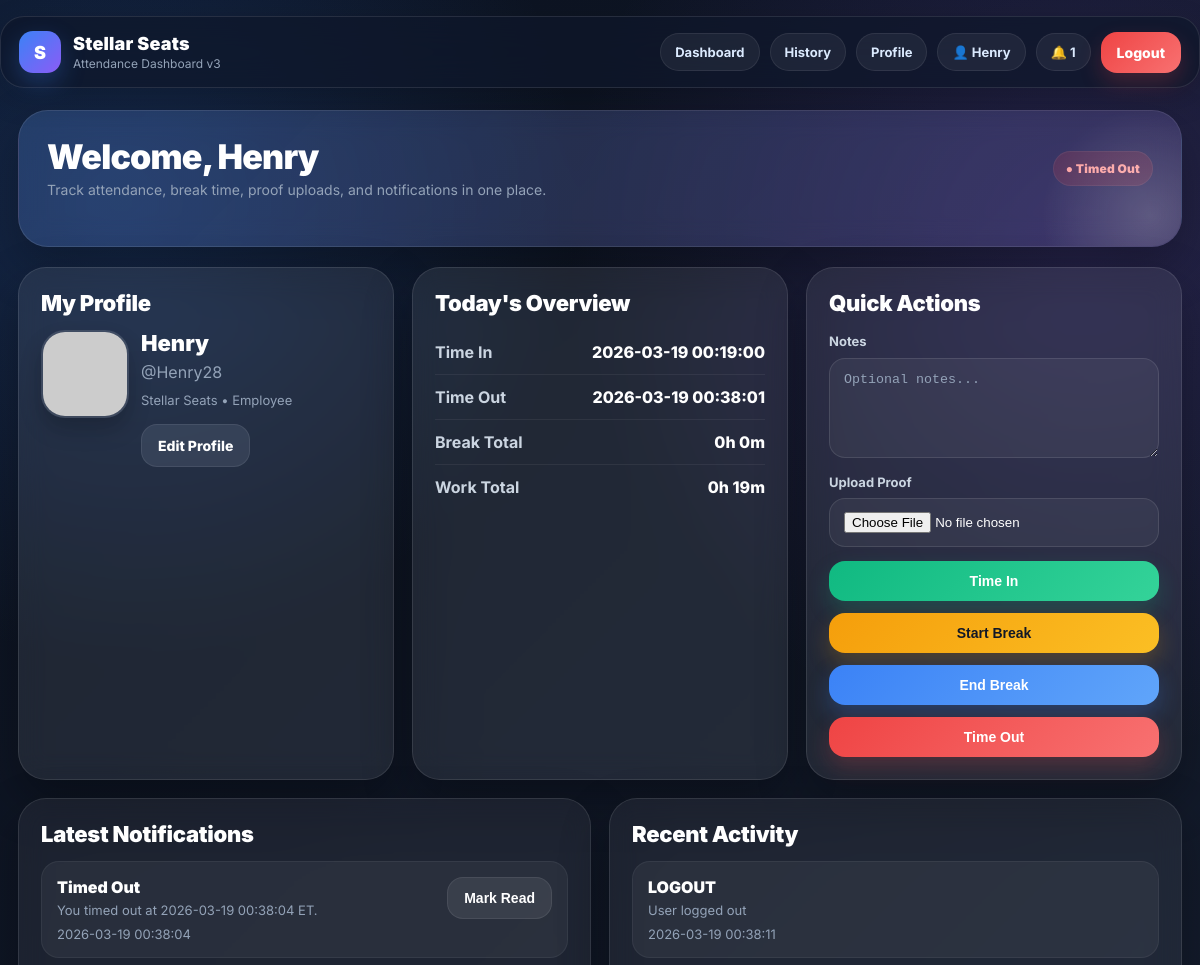
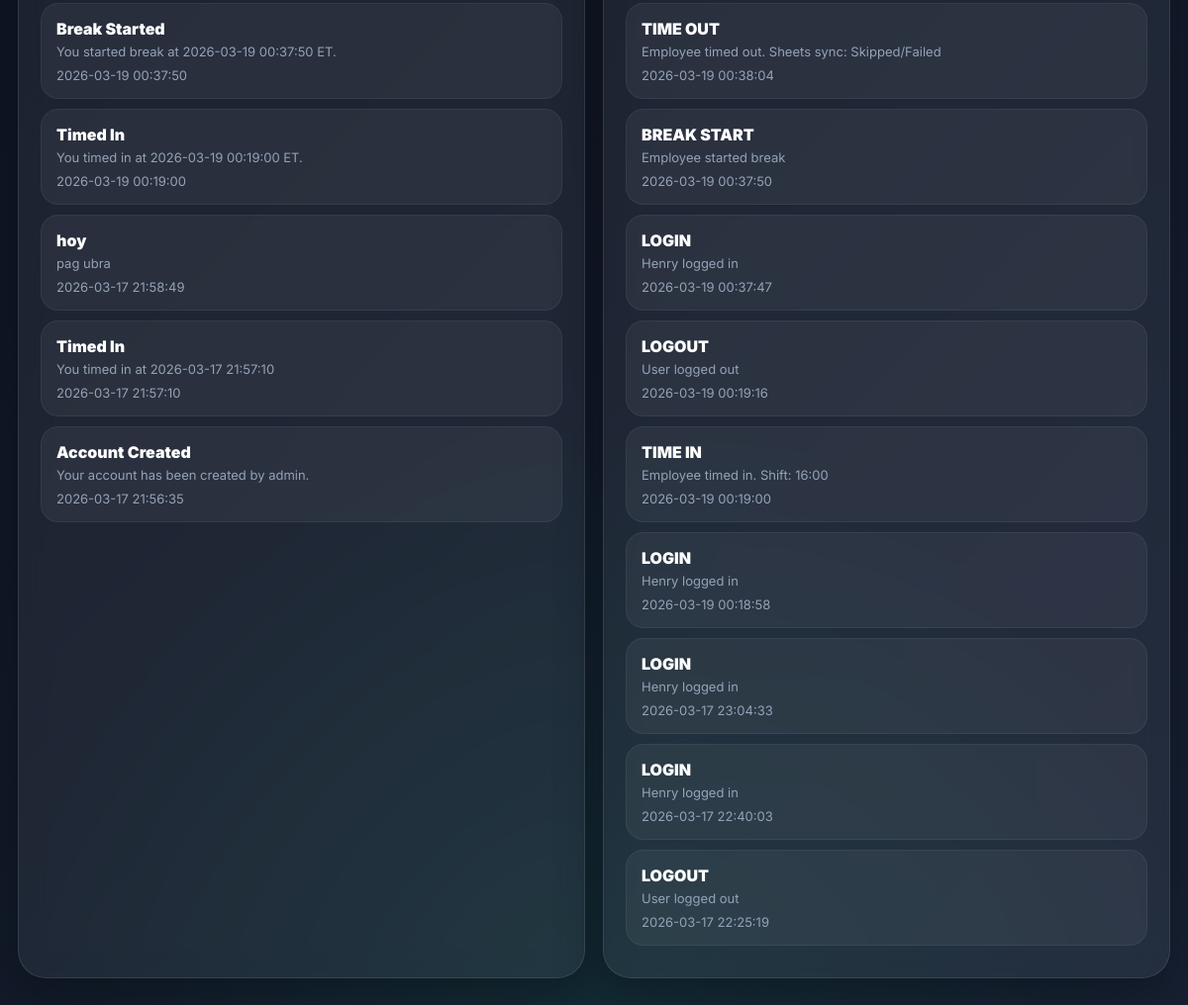
/dashboard (signed in), run on the app's committed database (2 pictures, top to bottom).
### tables this page shows
CREATE TABLE users (
            id INTEGER PRIMARY KEY AUTOINCREMENT,
            full_name TEXT NOT NULL,
            username TEXT NOT NULL UNIQUE,
            password_hash TEXT NOT NULL,
            role TEXT NOT NULL DEFAULT 'employee',
            profile_image TEXT,
            created_at TEXT NOT NULL
        , department TEXT DEFAULT 'Stellar Seats', position TEXT DEFAULT 'Employee', is_active INTEGER NOT NULL DEFAULT 1, shift_start TEXT DEFAULT '09:00');

CREATE TABLE attendance (
            id INTEGER PRIMARY KEY AUTOINCREMENT,
            user_id INTEGER NOT NULL,
            work_date TEXT NOT NULL,
            time_in TEXT,
            time_out TEXT,
            status TEXT DEFAULT 'Offline',
            proof_file TEXT,
            notes TEXT,
            created_at TEXT NOT NULL,
            updated_at TEXT NOT NULL, late_flag INTEGER NOT NULL DEFAULT 0, late_minutes INTEGER NOT NULL DEFAULT 0,
            FOREIGN KEY (user_id) REFERENCES users (id)
        );

CREATE TABLE notifications (
            id INTEGER PRIMARY KEY AUTOINCREMENT,
            user_id INTEGER NOT NULL,
            title TEXT NOT NULL,
            message TEXT NOT NULL,
            created_at TEXT NOT NULL,
            is_read INTEGER NOT NULL DEFAULT 0,
            FOREIGN KEY (user_id) REFERENCES users (id)
        );

CREATE TABLE activity_logs (
            id INTEGER PRIMARY KEY AUTOINCREMENT,
            user_id INTEGER NOT NULL,
            action TEXT NOT NULL,
            details TEXT,
            created_at TEXT NOT NULL,
            FOREIGN KEY (user_id) REFERENCES users (id)
        );

### app.py (the view)
@app.route("/dashboard")
@login_required(role="employee")
def dashboard():
    user = get_user_by_id(session["user_id"])
    if not user:
        session.clear()
        flash("Your session expired. Please log in again.", "warning")
        return redirect(url_for("login"))
    today_attendance = get_today_attendance(user["id"])
    open_break = get_open_break(user["id"])
    notifications = fetchall("""
        SELECT * FROM notifications
        WHERE user_id = ?
        ORDER BY id DESC
        LIMIT 10
    """, (user["id"],))
    logs = fetchall("""
        SELECT * FROM activity_logs
        WHERE user_id = ?
        ORDER BY id DESC
        LIMIT 10
    """, (user["id"],))
    current_status = get_user_live_status(user["id"])
    todays_break_minutes = total_break_minutes(today_attendance["id"]) if today_attendance else 0
    todays_work_minutes = total_work_minutes(today_attendance) if today_attendance else 0
    return render_template(
        "employee_dashboard.html",
        user=user,
        today_attendance=today_attendance,
        open_break=open_break,
        notifications=notifications,
        logs=logs,
        current_status=current_status,
        todays_break_minutes=todays_break_minutes,
        todays_work_minutes=todays_work_minutes,
        minutes_to_hm=minutes_to_hm
    )

### app.py (called while the page is built)
def now_dt():
    return datetime.now(APP_TIMEZONE)

def today_str():
    return now_dt().strftime("%Y-%m-%d")

def using_postgres():
    return bool(DATABASE_URL) and POSTGRES_ENABLED

def get_db():
    if "db" not in g:
        if using_postgres():
            g.db = psycopg2.connect(DATABASE_URL)
        else:
            g.db = sqlite3.connect(SQLITE_DATABASE)
            g.db.row_factory = sqlite3.Row
    return g.db

def fetchone(query, params=()):
    db = get_db()
    if using_postgres():
        with db.cursor(cursor_factory=psycopg2.extras.RealDictCursor) as cur:
            cur.execute(convert_query(query), params)
            return cur.fetchone()
    cur = db.execute(query, params)
    return cur.fetchone()

def fetchall(query, params=()):
    db = get_db()
    if using_postgres():
        with db.cursor(cursor_factory=psycopg2.extras.RealDictCursor) as cur:
            cur.execute(convert_query(query), params)
            return cur.fetchall()
    cur = db.execute(query, params)
    return cur.fetchall()

def login_required(role=None):
    def decorator(f):
        @wraps(f)
        def wrapped(*args, **kwargs):
            if "user_id" not in session:
                flash("Please log in first.", "warning")
                return redirect(url_for("login"))
            user = get_user_by_id(session["user_id"])
            if not user:
                session.clear()
                flash("Your session expired. Please log in again.", "warning")
                return redirect(url_for("login"))
            if role and session.get("role") != role:
                flash("Access denied.", "danger")
                if session.get("role") == "admin":
                    return redirect(url_for("admin_dashboard"))
                return redirect(url_for("dashboard"))
            return f(*args, **kwargs)
        return wrapped
    return decorator

def get_user_by_id(user_id):
    return fetchone("SELECT * FROM users WHERE id = ?", (user_id,))

def get_today_attendance(user_id):
    return fetchone("""
        SELECT * FROM attendance
        WHERE user_id = ? AND work_date = ?
        ORDER BY id DESC LIMIT 1
    """, (user_id, today_str()))

def get_open_break(user_id):
    return fetchone("""
        SELECT * FROM breaks
        WHERE user_id = ? AND work_date = ? AND break_end IS NULL
        ORDER BY id DESC LIMIT 1
    """, (user_id, today_str()))

def minutes_to_hm(minutes):
    h = minutes // 60
    m = minutes % 60
    return f"{h}h {m}m"

### templates/employee_dashboard.html (shortened to what this page needs)
{% extends "base.html" %}
{% block content %}
<div class="hero-card" style="margin-bottom:20px;">
    <div class="hero">
        <div>
            <h1>Welcome, {{ user.full_name }}</h1>
            <p class="section-subtitle">Track attendance, break time, proof uploads, and notifications in one place.</p>
        </div>
        <div>
            {% if current_status == "Timed In" %}
                <span class="status status-green">● Timed In</span>
            {% elif current_status == "On Break" %}
                <span class="status status-yellow">● On Break</span>
            {% elif current_status == "Timed Out" %}
                <span class="status status-red">● Timed Out</span>
            {% else %}
                <span class="status status-gray">● Offline</span>
            {% endif %}
        </div>
    </div>
</div>
<div class="grid grid-3">
    <div class="card">
        <div class="section-title">My Profile</div>
        <div class="row-user" style="align-items:flex-start;">
            {% if user.profile_image %}
                <img class="avatar-lg" src="{{ url_for('uploaded_file', filename=user.profile_image) }}" alt="profile">
            {% else %}
                <img class="avatar-lg" src="https://via.placeholder.com/88x88.png?text=U" alt="profile">
            {% endif %}
            <div>
                <div style="font-size:22px; font-weight:900; color:white;">{{ user.full_name }}</div>
                <div class="muted" style="margin-top:6px;">@{{ user.username }}</div>
                <div class="small muted" style="margin-top:10px;">{{ user.department }} • {{ user.position }}</div>
                <a href="{{ url_for('employee_profile') }}" class="btn btn-gray" style="display:inline-flex; margin-top:16px;">Edit Profile</a>
            </div>
        </div>
    </div>
    <div class="card">
        <div class="section-title">Today's Overview</div>
        <div class="metric-row">
            <div class="metric-label">Time In</div>
            <div class="metric-value">{{ today_attendance.time_in if today_attendance else '—' }}</div>
        </div>
        <div class="metric-row">
            <div class="metric-label">Time Out</div>
            <div class="metric-value">{{ today_attendance.time_out if today_attendance else '—' }}</div>
        </div>
        <div class="metric-row">
            <div class="metric-label">Break Total</div>
            <div class="metric-value">{{ minutes_to_hm(todays_break_minutes) }}</div>
        </div>
        <div class="metric-row">
            <div class="metric-label">Work Total</div>
            <div class="metric-value">{{ minutes_to_hm(todays_work_minutes) }}</div>
        </div>
    </div>
    <div class="card">
        <div class="section-title">Quick Actions</div>
        <form method="POST" action="{{ url_for('time_in') }}" enctype="multipart/form-data">
            <label>Notes</label>
            <textarea class="textarea" name="notes" placeholder="Optional notes..."></textarea>
            <label style="display:block; margin-top: 12px;">Upload Proof</label>
            <input class="file-input" type="file" name="proof_file">
            <button class="btn btn-success" type="submit" style="width:100%; margin-top:14px;">Time In</button>
        </form>
        <form method="POST" action="{{ url_for('start_break') }}" style="margin-top:12px;">
            <button class="btn btn-warning" type="submit" style="width:100%;">Start Break</button>
        </form>
        <form method="POST" action="{{ url_for('end_break') }}" style="margin-top:12px;">
            <button class="btn btn-primary" type="submit" style="width:100%;">End Break</button>
        </form>
        <form method="POST" action="{{ url_for('time_out') }}" style="margin-top:12px;">
            <button class="btn btn-danger" type="submit" style="width:100%;">Time Out</button>
        </form>
    </div>
</div>
<div class="grid grid-2" style="margin-top:18px;">
    <div class="card soft">
        <div class="section-title">Latest Notifications</div>
        {% if notifications %}
            {% for notif in notifications %}
                <div class="notif-item">
                    <div style="display:flex; justify-content:space-between; gap:12px;">
                        <div>
                            <div style="font-weight:900; color:white;">{{ notif.title }}</div>
                            <div class="muted small" style="margin-top:5px;">{{ notif.message }}</div>
                            <div class="small muted" style="margin-top:8px;">{{ notif.created_at }}</div>
                        </div>
                        <div>
                            {% if notif.is_read == 0 %}
                            <form method="POST" action="{{ url_for('read_notification', notif_id=notif.id) }}">
                                <button class="btn btn-dark" type="submit">Mark Read</button>
                            </form>
                            {% endif %}
                        </div>
                    </div>
                </div>
            {% endfor %}
        {% else %}
            <p class="muted">No notifications yet.</p>
        {% endif %}
    </div>
    <div class="card soft">
        <div class="section-title">Recent Activity</div>
        {% if logs %}
            {% for log in logs %}
                <div class="log-item">
                    <div style="font-weight:900; color:white;">{{ log.action }}</div>
                    <div class="muted small" style="margin-top:5px;">{{ log.details }}</div>
                    <div class="small muted" style="margin-top:8px;">{{ log.created_at }}</div>
                </div>
            {% endfor %}
        {% else %}
            <p class="muted">No activity yet.</p>
        {% endif %}
    </div>
</div>
{% endblock %}

### templates/base.html (shortened to what this page needs)
<!DOCTYPE html>
<html lang="en">
<head>
</head>
<body>
{% if session.get('user_id') %}
<div class="navbar">
    <div class="brand-wrap">
        <div class="brand-logo">S</div>
        <div class="brand">
            <div class="brand-title">Stellar Seats</div>
            <div class="brand-sub">Attendance Dashboard v3</div>
        </div>
    </div>
    <div class="nav-right">
        {% if session.get('role') == 'admin' %}
            <a class="pill-link" href="{{ url_for('admin_dashboard') }}">Dashboard</a>
            <a class="pill-link" href="{{ url_for('admin_history') }}">History</a>
            <a class="pill-link" href="{{ url_for('manage_employees') }}">Employees</a>
        {% else %}
            <a class="pill-link" href="{{ url_for('dashboard') }}">Dashboard</a>
            <a class="pill-link" href="{{ url_for('employee_history') }}">History</a>
            <a class="pill-link" href="{{ url_for('employee_profile') }}">Profile</a>
        {% endif %}
        <span class="pill-link">👤 {{ session.get('full_name') }}</span>
        <span class="pill-link">🔔 {{ unread_count }}</span>
        <a class="btn btn-danger" href="{{ url_for('logout') }}">Logout</a>
    </div>
</div>
{% endif %}
<div class="page-shell">
    <div class="container">
        {% block content %}{% endblock %}
    </div>
</div>
</body>
</html>

### data on the page
users: get "Henry", full_name "Henry", username "Henry28", department "Stellar Seats", position "Employee"
attendance: time_in "2026-03-19 00:19:00", time_out "2026-03-19 00:38:01"
notifications: title "Timed Out", message "You timed out at 2026-03-19 00:38:04 ET.", created_at "2026-03-19 00:38:04"
notifications: title "Break Started", message "You started break at 2026-03-19 00:37:50 ET.", created_at "2026-03-19 00:37:50"
notifications: title "Timed In", message "You timed in at 2026-03-19 00:19:00 ET.", created_at "2026-03-19 00:19:00"
notifications: title "hoy", message "pag ubra", created_at "2026-03-17 21:58:49"
notifications: title "Timed In", message "You timed in at 2026-03-17 21:57:10", created_at "2026-03-17 21:57:10"
notifications: title "Account Created", message "Your account has been created by admin.", created_at "2026-03-17 21:56:35"
activity_logs: action "LOGOUT", details "User logged out", created_at "2026-03-19 00:38:11"
activity_logs: action "TIME OUT", details "Employee timed out. Sheets sync: Skipped/Failed", created_at "2026-03-19 00:38:04"
activity_logs: action "BREAK START", details "Employee started break", created_at "2026-03-19 00:37:50"
activity_logs: action "LOGIN", details "Henry logged in", created_at "2026-03-19 00:37:47"
activity_logs: action "LOGOUT", details "User logged out", created_at "2026-03-19 00:19:16"
activity_logs: action "TIME IN", details "Employee timed in. Shift: 16:00", created_at "2026-03-19 00:19:00"
activity_logs: action "LOGIN", details "Henry logged in", created_at "2026-03-19 00:18:58"
activity_logs: action "LOGIN", details "Henry logged in", created_at "2026-03-17 23:04:33"
activity_logs: action "LOGIN", details "Henry logged in", created_at "2026-03-17 22:40:03"
activity_logs: action "LOGOUT", details "User logged out", created_at "2026-03-17 22:25:19"

### other printed values
{{ unread_count }} "1"
{{ minutes_to_hm(todays_break_minutes) }} "0h 0m"
{{ minutes_to_hm(todays_work_minutes) }} "0h 19m"
